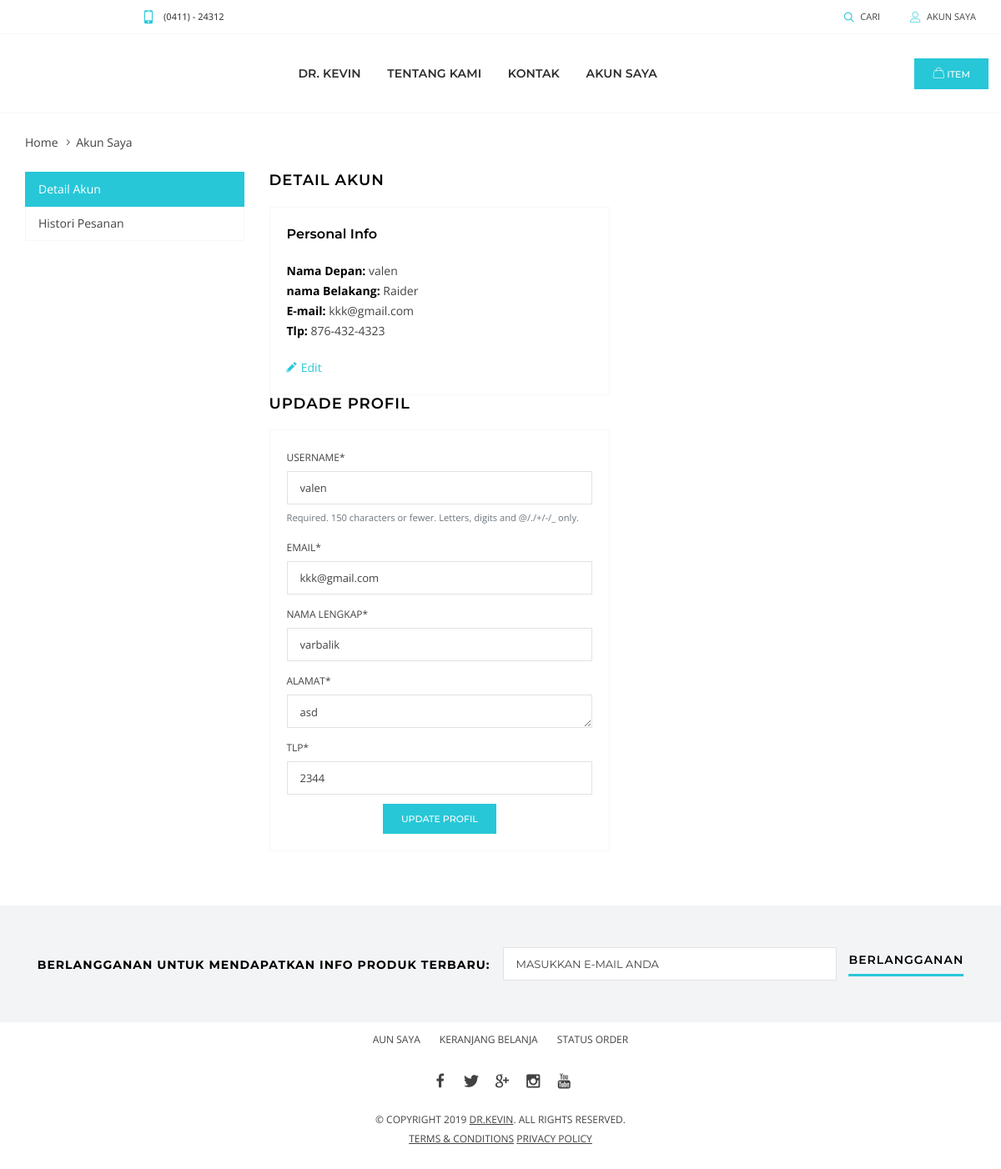
The page /akun/ (signed in) on the database as committed earlier.
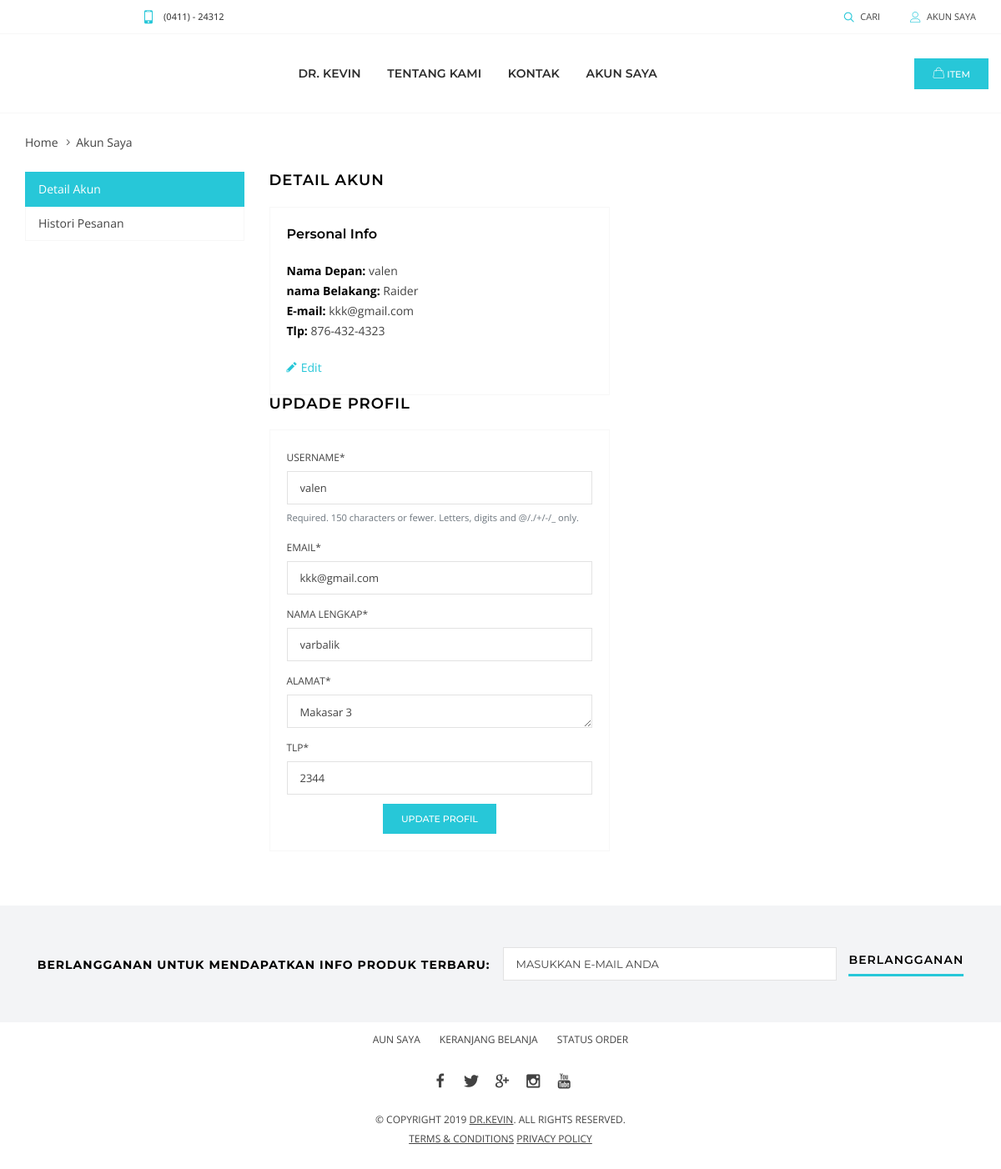
The same page on the database as committed later.
### pembeli/models.py (models this page shows, shortened)
class Profile(models.Model):
    user = models.OneToOneField(User, on_delete=models.CASCADE)
    nama_lengkap = models.CharField(max_length=50)
    alamat = models.TextField(null=True)
    tlp = models.CharField(max_length=15, null=True)

### pembeli/views.py (the view)
# urls.py: path('akun/', user_views.akun, name='akun-home'),
@login_required
def akun(request):
    if request.method == 'POST':
        u_form = UserUpdateForm(request.POST, instance=request.user)
        p_form = ProfileUpdateForm(request.POST,  instance=request.user.profile)
        if u_form.is_valid() and p_form.is_valid():
            u_form.save()
            p_form.save()
            messages.success(request, f'Profil telah diupdate!')
            return redirect('akun-home')
    else:
        u_form = UserUpdateForm(instance=request.user)
        p_form = ProfileUpdateForm(instance=request.user.profile)
    context = {
        'u_form': u_form,
        'p_form': p_form
    }
    return render (request, 'account-details.html',context)

### pembeli/forms.py
class UserUpdateForm(forms.ModelForm):
    email = forms.EmailField()
    class Meta:
        model = User
        fields = ['username', 'email',]

class ProfileUpdateForm(forms.ModelForm):
    class Meta:
        model = Profile
        fields = ['nama_lengkap','alamat','tlp']

### templates/account-details.html (shortened to what this page needs)
{% extends 'base.html' %}
{% load crispy_forms_tags %}
{% load staticfiles %}
{% block content %}
    <div class="page-content">
        <div class="holder mt-0">
            <div class="container">
                <ul class="breadcrumbs">
                    <li><a href="index-2.html">Home</a></li>
                    <li><span>Akun Saya</span></li>
                </ul>
            </div>
        </div>
        <div class="holder mt-0">
            <div class="container">
                <div class="row">
                    <div class="col-md-3 aside aside--left">
                        <div class="list-group"><a href="{% url 'akun-home' %}" class="list-group-item active">Detail Akun</a><a href="{% url 'account-history' %}" class="list-group-item">Histori Pesanan</a>  </div>
                    </div>
                    <div class="col-md-9 aside">
                        <h2>Detail Akun</h2>
                        <div class="row">
                            <div class="col-sm-6">
                                <div class="card">
                                    <div class="card-body">
                                        <h3>Personal Info</h3>
                                        <p><b>Nama Depan:</b> {{ user.username }}<br><b>nama Belakang:</b> Raider<br><b>E-mail:</b> {{ user.email }}<br><b>Tlp:</b> 876-432-4323</p>
                                        <div class="mt-2 clearfix"><a href="#" class="link-icn js-show-form" data-form="#updateDetails"><i class="icon-pencil"></i>Edit</a></div>
                                    </div>
                                </div>
                            </div>
                        </div>
                        <h2>Updade Profil</h2>
                        <div class="row">
                            <div class="col-sm-6">
                                <div class="card">
                                    <div class="card-body">
                                            <form action="#" method="POST" enctype="multipart">
                                                {{ u_form|crispy }}
                                                {{ p_form|crispy }}
                                            <div class="text-center"><button class="btn" type="submit">Update Profil</button></div>
                                        </form>
                                    </div>
                                </div>
                            </div>
                        </div>
                    </div>
                </div>
            </div>
        </div>
    </div>
{% endblock %}

Rows that differ between the two databases and show on the page:
changed Profile "varbalik": alamat "asd" → "Makasar 3"
